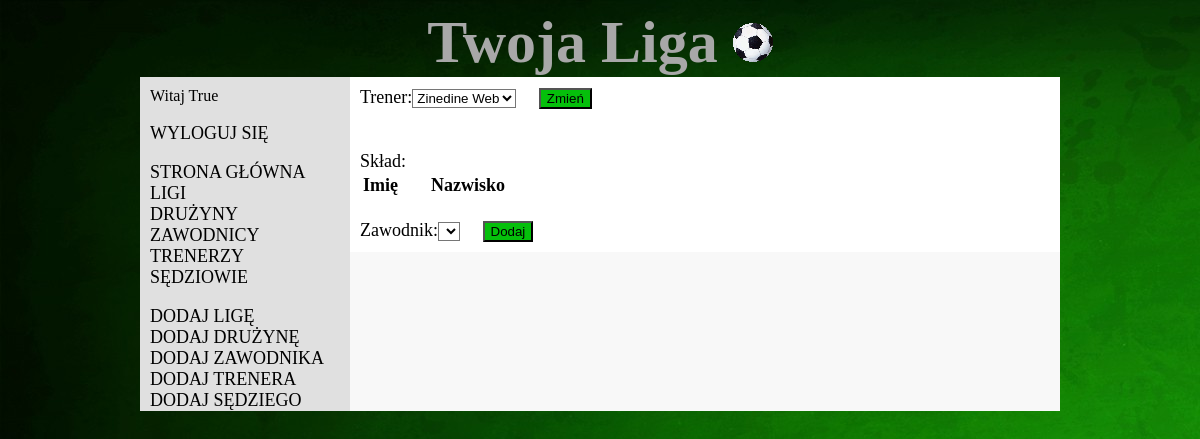
Before: /editteam/2/ (signed in) with the older database file.
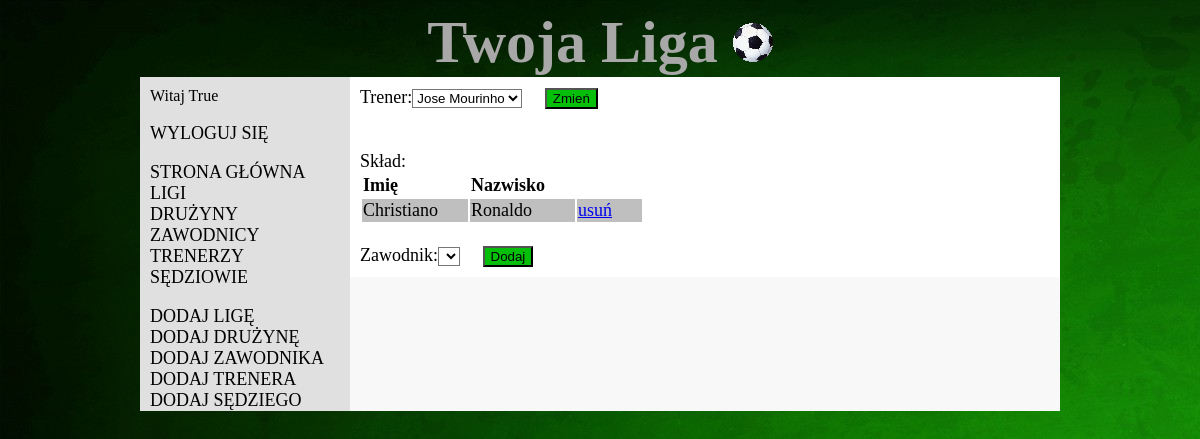
After: the same page with the newer database file.
### liga/models.py (models this page shows, shortened)
class Team_Player(models.Model):
    team=models.ForeignKey(Team)
    player=models.ForeignKey(Player)

class Player(models.Model):
    name=models.CharField(max_length=50)
    surname=models.CharField(max_length=50)
    available=models.BooleanField()

### liga/views.py (the view)
# urls.py: url(r'^editteam/(?P<t_id>\d+)/', views.editteam, name='editteam'),
def editteam(request, t_id = "0"):
    if request.session["verified"]==True:
        if request.method == 'POST':
            f = forms.AddPlayerToTeamForm(request.POST)
            if f.is_valid():
                player = f.cleaned_data['player']
                player.available = False
                teamID = int(t_id)
                t = Team.objects.get(id = teamID)
                tp = Team_Player()
                tp.team = t;
                tp.player = player
                player.save()
                tp.save()
                coach = t.coach
                players_list = Team_Player.objects.filter(team = t)
                f = forms.AddPlayerToTeamForm()
                cf = forms.EditTeamCoachForm({'coach': coach.pk})
                return render_to_response('editTeam.html', RequestContext(request, {'players_list': players_list, 'team': t, 'coach':coach, 'playerform': f, 'coachform': cf}))
            else:
                teamID = int(t_id)
                t = Team.objects.get(id = teamID)
                coach = t.coach
                players_list = Team_Player.objects.filter(team = t)
                f = forms.AddPlayerToTeamForm()
                cf = forms.EditTeamCoachForm({'coach': coach.pk})
                return render_to_response('editTeam.html', RequestContext(request, {'players_list': players_list, 'team': t, 'coach':coach, 'playerform': f, 'coachform': cf}))
        else:
            teamID = int(t_id)
            if teamID < 1:
                return redirect('/')
            else:
                t = Team.objects.get(id = teamID)
                coach = t.coach
                players_list = Team_Player.objects.filter(team = t)
                f = forms.AddPlayerToTeamForm()
                cf = forms.EditTeamCoachForm({'coach': coach.pk})
                return render_to_response('editTeam.html', RequestContext(request, {'players_list': players_list, 'team': t, 'coach':coach, 'playerform': f, 'coachform': cf}))
    else:
        return redirect('/')

### liga/forms.py
class AddPlayerToTeamForm(forms.Form):
    player = forms.ModelChoiceField(queryset=Player.objects.filter(available=True),label='Zawodnik', initial=0)

class EditTeamCoachForm(forms.Form):
    coach = forms.ModelChoiceField(queryset=Coach.objects.all(),label='Trener')

### liga/models.py (called while the page is built)
    def __str__(self):  # Python 3: def __str__(self):
        return self.name + " " + self.surname

### liga/templates/editTeam.html (shortened to what this page needs)
<!DOCTYPE html>
{% extends "base.html" %}
{% block content %}
    <form action="{% url 'editteamcoach' team.id %}" method="post" accept-charset="utf-8">
        {{ coachform }}
        <input type="submit" class="btn btn-default" value="Zmień">
    </form>
    <br>
    <br>
    Skład:
    <br>
    <table>
        <tr>
            <td><b>Imię</b></td>
            <td><b>Nazwisko</b></td>
        </tr>
        {% for player in players_list %}
            <tr>
                <td>{{ player.player.name }}</td>
                <td>{{ player.player.surname }}</td>
                <td><a href="{% url 'deleteplayerfromteam' player.player.id team.id %}">usuń</a> </td>
            </tr>
        {% endfor %}
    </table>
    <br>
    <form action="{% url 'editteam' team.id %}" method="post" accept-charset="utf-8">
        {{ playerform }}
        <input type="submit" class="btn btn-default" value="Dodaj">
    </form>
{% endblock %}

Changed rows visible on the page:
added Team_Player: player.name "Christiano", player.surname "Ronaldo"
Other visible differences:
form field coach: "Zinedine Web" → "Jose Mourinho"
